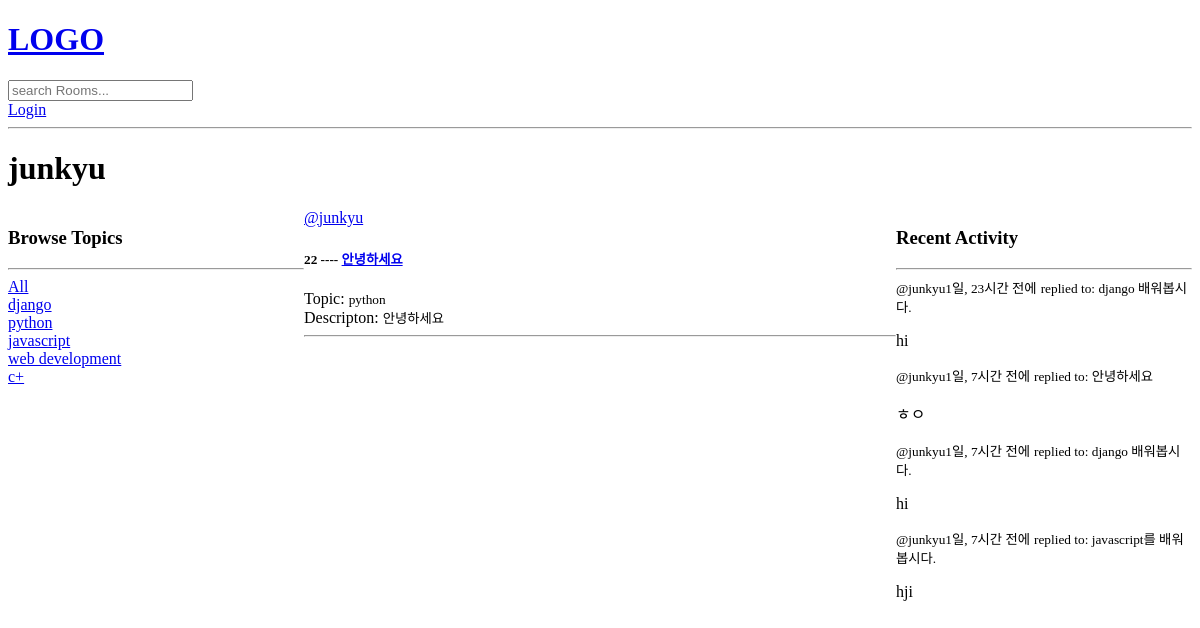
The app's page /profile/1/, older data.
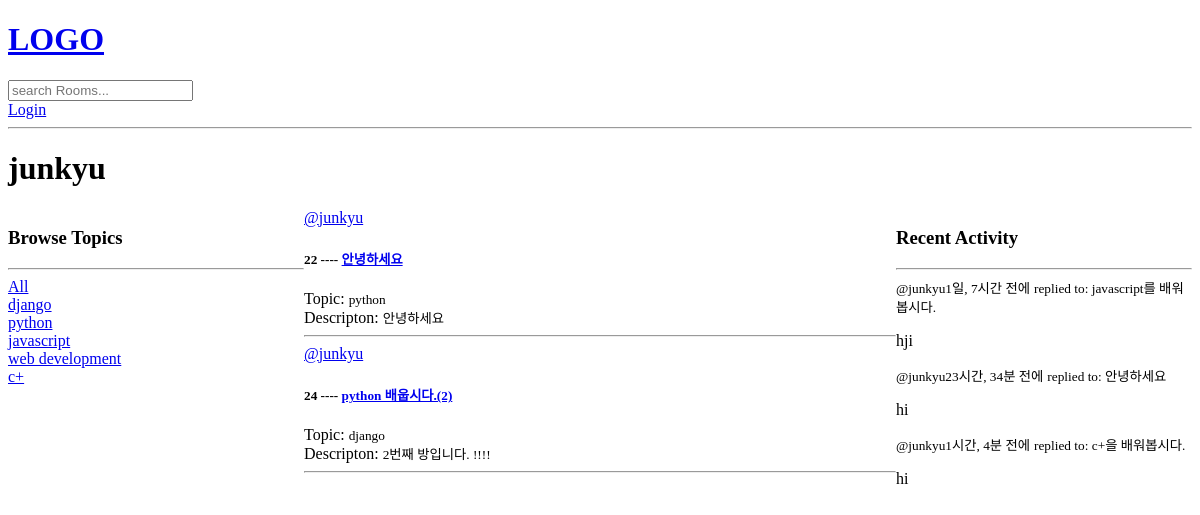
The same page, newer data.
### discord/models.py (models this page shows, shortened)
class Topic(models.Model):
    name = models.CharField(max_length=200)

class Room(models.Model):
    host = models.ForeignKey(User, on_delete=models.SET_NULL, null=True)
    topic = models.ForeignKey(Topic, on_delete=models.SET_NULL, null=True)
    name = models.CharField(max_length=200)
    description = models.TextField(null=True, blank=True)
    participants = models.ManyToManyField(User, related_name='participants', blank=True)
    updated = models.DateTimeField(auto_now=True)
    created = models.DateTimeField(auto_now_add=True)
    class meta:
        ordering = ['-updated','-created']
    def __str__(self):
        return self.name

class Message(models.Model):
    user = models.ForeignKey(User, on_delete=models.CASCADE)
    room = models.ForeignKey(Room, on_delete=models.CASCADE)
    body = models.TextField()
    updated = models.DateTimeField(auto_now=True)
    created = models.DateTimeField(auto_now_add=True)
    class meta:
        ordering = ['-updated','-created']
    def __str__(self):
        return self.body[:50]

### discord/views.py (the view)
# urls.py: path('profile/<str:pk>/',views.userProfile, name="user-profile"),
def userProfile(request,pk):
    user = User.objects.get(id=pk)
    rooms = user.room_set.all()
    room_messages = user.message_set.all()
    topics = Topic.objects.all()
    context={'user':user,'rooms':rooms, 'room_messages':room_messages, 'topics':topics}
    return render(request, 'base/profile.html',context)

### discord/templates/base/profile.html (shortened to what this page needs)
{% extends 'main.html' %}
{% block content%}
<h1>{{user.username}}</h1>
<div class="profile-container">
          <div>
            {%  include 'base/topics_component.html' %}
          </div>
          <div>
            {% include 'base/feed_component.html' %}
          </div>
          <div>
            {%  include 'base/activity_component.html' %}
          </div>
</div>
{% endblock %}

### templates/main.html (shortened to what this page needs)
<!DOCTYPE html>
<html>
<head>
</head>
<body>
  {% include 'navbar.html' %}
  {% block content %}
  {% endblock %}
</body>
</html>

### templates/navbar.html
<a href = "/">
    <h1>LOGO</h2>
</a>
<form method = "GET" action = "{% url 'home' %}">
    <input type = "text" name = 'q' placeholder="search Rooms..."/>
</form>
{% if request.user.is_authenticated %}
<P> User: {{request.user}} </p>
<a href=" {% url 'logout' %} ">Logout</a>
{% else %}
<a href="{% url 'login' %}">Login</a>
{% endif %}
<hr>

### discord/templates/base/topics_component.html
<div>
  <h3>Browse Topics</h3>
  <hr>
  <div>
    <a href="{%url 'home' %}">All</a>
  </div>
  {% for topic in topics %}
    <div>
      <a href="{%url 'home' %}?q={{topic.name}}">{{topic.name}}</a>
    </div>
  {% endfor %}
</div>

### discord/templates/base/feed_component.html (shortened to what this page needs)
<div>
  {%for room in rooms %}
    <div>
      <a href = "{% url 'user-profile' room.host.id %}">@{{room.host}}<a/>
      <h5> {{room.id}} ---- <a href ="{% url 'room' room.id%}">{{room.name}}</a></h5>
      <a>Topic: </a><small>{{room.topic.name}}</small>
      <br><a>Descripton: </a><small>{{room.description}}</small></br>
      <hr>
    </div>
  {% endfor %}
</div>

### discord/templates/base/activity_component.html (shortened to what this page needs)
<h3>Recent Activity</h3>
<hr>
{% for message in room_messages %}
    <div>
      <small><a herf="{% url 'user-profile' message.user.id %}">@{{message.user}}</a>{{message.created|timesince}} 전에</small>
      <small>replied to: {{message.room}}</small>
      <p>{{message}}</p>
    </div>
{% endfor %}

### discord/templates/base/profile.html (style rules this page uses)
.profile-container { display: grid; grid-template-columns: 1fr 2fr 1fr; }

Row changes from the older to the newer data that the page shows:
removed Message: user "junkyu", created "1일, 23시간", room "django 배워봅시다.", body "hi"
removed Message: user "junkyu", created "1일, 7시간", room "안녕하세요", body "ㅎㅇ"
removed Message: user "junkyu", created "1일, 7시간", room "django 배워봅시다.", body "hi"
added Room: host "junkyu", id "24", name "python 배웁시다.(2)", topic.name "django", description "2번째 방입니다. !!!!"
added Message: user "junkyu", created "23시간, 34분", room "안녕하세요", body "hi"
added Message: user "junkyu", created "1시간, 4분", room "c+을 배워봅시다.", body "hi"
